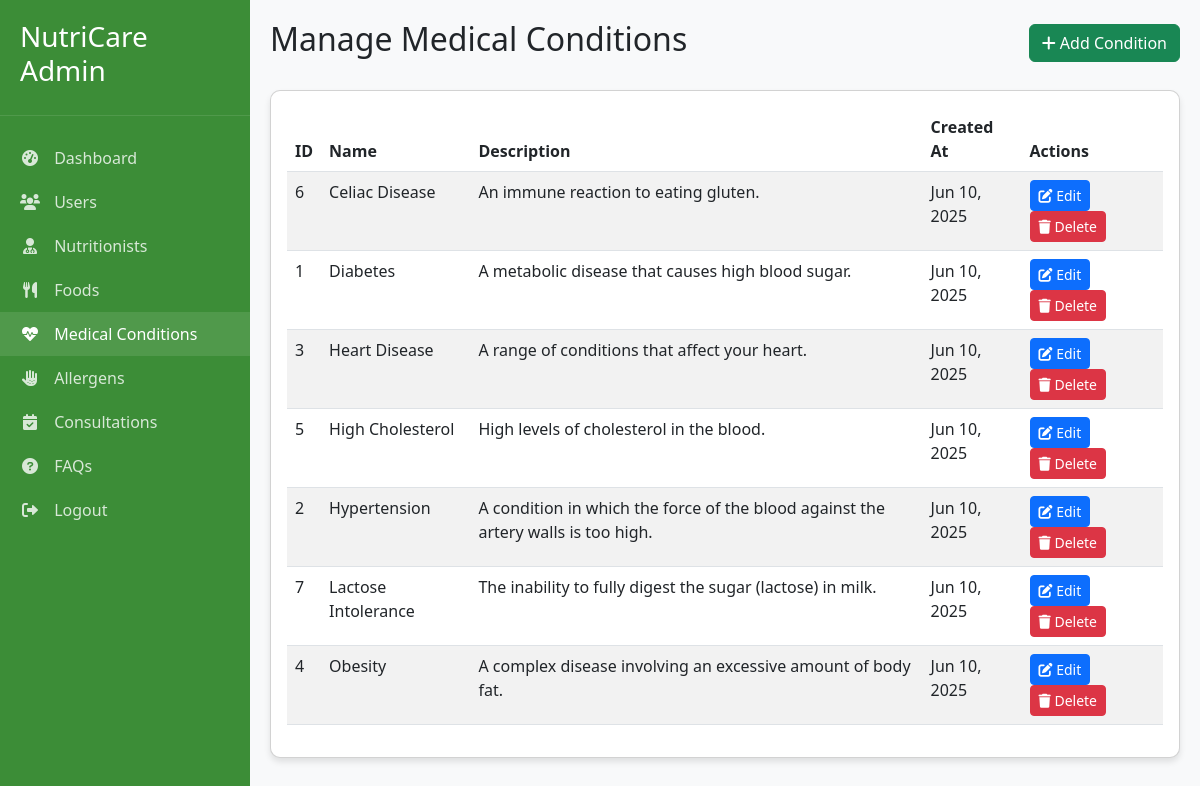
The page /admin_conditions.php (signed in) on the database its author committed.
### tables this page shows
CREATE TABLE medical_conditions (
    condition_id INT AUTO_INCREMENT PRIMARY KEY,
    name VARCHAR(100) NOT NULL,
    description TEXT,
    created_at TIMESTAMP DEFAULT CURRENT_TIMESTAMP
);

### admin_conditions.php (the view, shortened to what this page needs)
<?php
require_once 'config.php';
$conditions = [];
try {
    $conditions = $conn->query("SELECT * FROM medical_conditions ORDER BY name")->fetchAll(PDO::FETCH_ASSOC);
} catch (PDOException $e) {
    $_SESSION['error'] = "Error fetching conditions: " . $e->getMessage();
}
?>
<!DOCTYPE html>
<html lang="en">
<head>
    <link href="https://cdn.jsdelivr.net/npm/bootstrap@5.3.0/dist/css/bootstrap.min.css" rel="stylesheet">
    <link rel="stylesheet" href="https://cdnjs.cloudflare.com/ajax/libs/font-awesome/6.0.0/css/all.min.css">
</head>
<body>
    <div class="sidebar">
        <div class="sidebar-header">
            <h3>NutriCare Admin</h3>
        </div>
        <div class="sidebar-menu">
            <a href="admin_dashboard.php"><i class="fas fa-tachometer-alt"></i> Dashboard</a>
            <a href="admin_users.php"><i class="fas fa-users"></i> Users</a>
            <a href="admin_nutritionists.php"><i class="fas fa-user-md"></i> Nutritionists</a>
            <a href="admin_foods.php"><i class="fas fa-utensils"></i> Foods</a>
            <a href="admin_conditions.php" class="active"><i class="fas fa-heartbeat"></i> Medical Conditions</a>
            <a href="admin_allergens.php"><i class="fas fa-allergies"></i> Allergens</a>
            <a href="admin_consultations.php"><i class="fas fa-calendar-check"></i> Consultations</a>
            <a href="admin_faqs.php"><i class="fas fa-question-circle"></i> FAQs</a>
            <a href="admin_logout.php"><i class="fas fa-sign-out-alt"></i> Logout</a>
        </div>
    </div>
    <div class="main-content">
        <div class="d-flex justify-content-between align-items-center mb-4">
            <h2>Manage Medical Conditions</h2>
            <button class="btn btn-success" data-bs-toggle="modal" data-bs-target="#addConditionModal">
                <i class="fas fa-plus"></i> Add Condition
            </button>
        </div>
        <div class="card">
            <div class="card-body">
                <div class="table-responsive">
                    <table class="table table-striped table-hover">
                        <thead>
                            <tr>
                                <th>ID</th>
                                <th>Name</th>
                                <th>Description</th>
                                <th>Created At</th>
                                <th>Actions</th>
                            </tr>
                        </thead>
                        <tbody>
                            <?php if (empty($conditions)): ?>
                                <tr>
                                    <td colspan="5" class="text-center">No medical conditions found</td>
                                </tr>
                            <?php else: ?>
                                <?php foreach ($conditions as $condition): ?>
                                    <tr>
                                        <td><?php echo $condition['condition_id']; ?></td>
                                        <td><?php echo htmlspecialchars($condition['name']); ?></td>
                                        <td><?php echo htmlspecialchars($condition['description']); ?></td>
                                        <td><?php echo date('M d, Y', strtotime($condition['created_at'])); ?></td>
                                        <td class="action-btns">
                                            <button class="btn btn-sm btn-primary edit-btn"
                                                    data-id="<?php echo $condition['condition_id']; ?>"
                                                    data-name="<?php echo htmlspecialchars($condition['name']); ?>"
                                                    data-desc="<?php echo htmlspecialchars($condition['description']); ?>">
                                                <i class="fas fa-edit"></i> Edit
                                            </button>
                                            <form method="POST" style="display: inline;" onsubmit="return confirm('Are you sure you want to delete this condition?');">
                                                <button type="submit" name="delete_condition" class="btn btn-sm btn-danger">
                                                    <i class="fas fa-trash"></i> Delete
                                                </button>
                                            </form>
                                        </td>
                                    </tr>
                                <?php endforeach; ?>
                            <?php endif; ?>
                        </tbody>
                    </table>
                </div>
            </div>
        </div>
    </div>
</body>
</html>

### admin_conditions.php (style rules this page uses)
:root { --green-light: #E3F4E1; --green: #5FB65A; --green-dark: #3C8D37; --sidebar-width: 250px; }
body { background-color: #f8f9fa; }
.sidebar { width: var(--sidebar-width); height: 100vh; position: fixed; left: 0; top: 0; background-color: var(--green-dark); color: white; padding: 20px 0; transition: all 0.3s; }
.sidebar-header { padding: 0 20px 20px; border-bottom: 1px solid rgba(255,255,255,0.1); }
.sidebar-menu { padding: 20px 0; }
.sidebar-menu a { display: block; padding: 10px 20px; color: rgba(255,255,255,0.8); text-decoration: none; transition: all 0.3s; }
.sidebar-menu a:hover, .sidebar-menu a.active { color: white; background-color: rgba(255,255,255,0.1); }
.sidebar-menu a i { margin-right: 10px; width: 20px; text-align: center; }
.main-content { margin-left: var(--sidebar-width); padding: 20px; transition: all 0.3s; }
.card { border-radius: 10px; box-shadow: 0 4px 6px rgba(0, 0, 0, 0.1); }
.table-responsive { border-radius: 10px; overflow: hidden; }
.action-btns .btn { margin-right: 5px; }

### rows shown on the page
medical_conditions: condition_id "6", name "Celiac Disease", description "An immune reaction to eating gluten.", created_at "Jun 10, 2025"
medical_conditions: condition_id "1", name "Diabetes", description "A metabolic disease that causes high blood sugar.", created_at "Jun 10, 2025"
medical_conditions: condition_id "3", name "Heart Disease", description "A range of conditions that affect your heart.", created_at "Jun 10, 2025"
medical_conditions: condition_id "5", name "High Cholesterol", description "High levels of cholesterol in the blood.", created_at "Jun 10, 2025"
medical_conditions: condition_id "2", name "Hypertension", description "A condition in which the force of the blood against the artery walls is too high.", created_at "Jun 10, 2025"
medical_conditions: condition_id "7", name "Lactose Intolerance", description "The inability to fully digest the sugar (lactose) in milk.", created_at "Jun 10, 2025"
medical_conditions: condition_id "4", name "Obesity", description "A complex disease involving an excessive amount of body fat.", created_at "Jun 10, 2025"
